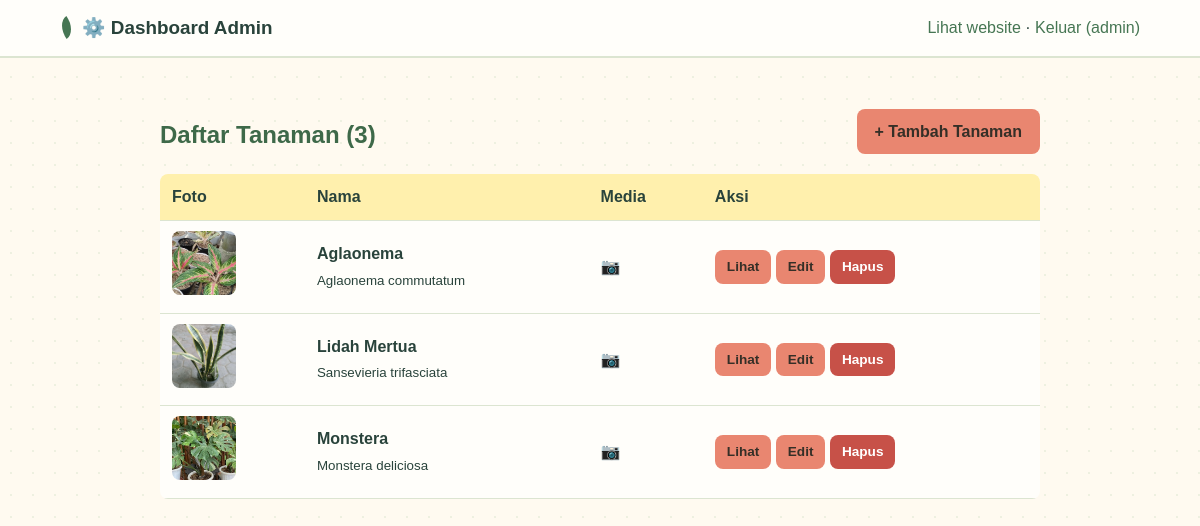
Screenshot of /kebun-hijau/admin/index.php (signed in) with the database file from the repository.
### tables this page shows
CREATE TABLE `tanaman` (
  `id` int NOT NULL,
  `nama` varchar(120) NOT NULL,
  `nama_latin` varchar(160) DEFAULT NULL,
  `ringkasan` varchar(255) DEFAULT NULL,
  `deskripsi` text,
  `perawatan` text,
  `foto` varchar(100) DEFAULT NULL,
  `video` varchar(100) DEFAULT NULL,
  `created_at` timestamp NULL DEFAULT CURRENT_TIMESTAMP,
  `karakteristik` text,
  `jenis` text,
  `manfaat` text
);

### kebun-hijau/admin/index.php (the view, shortened to what this page needs)
<?php require '../config.php';need_admin();
$rows=db()->query('SELECT * FROM tanaman ORDER BY id DESC')->fetchAll();
head('Dashboard Admin','../'); ?>
<header class="top"><a class="logo" href="index.php">⚙️ Dashboard Admin</a><span><a href="../index.php" target="_blank">Lihat website</a> · <a href="logout.php">Keluar (<?=e($_SESSION['admin'])?>)</a></span></header>
<main class="wrap wide">
<div class="bar"><h2>Daftar Tanaman (<?=count($rows)?>)</h2><a class="btn" href="form.php">+ Tambah Tanaman</a></div>
<div class="scroll"><table><tr><th>Foto</th><th>Nama</th><th>Media</th><th>Aksi</th></tr>
<?php foreach($rows as $r): ?><tr>
<td><?php if($r['foto']) echo '<img class="th" src="../uploads/'.e($r['foto']).'">'; else echo '🪴' ?></td>
<td><b><?=e($r['nama'])?></b><br><small><?=e($r['nama_latin'])?></small></td>
<td><?=$r['foto']?'📷 ':''?><?=($r['video']||$r['video_url'])?'🎬':''?></td>
<td class="act"><a class="btn s" href="../tanaman.php?id=<?=$r['id']?>" target="_blank">Lihat</a> <a class="btn s" href="form.php?id=<?=$r['id']?>">Edit</a>
<form method="post" onsubmit="return confirm('Hapus tanaman ini?')"><input type="hidden" name="t" value="<?=csrf()?>"><input type="hidden" name="id" value="<?=$r['id']?>"><button class="btn s red">Hapus</button></form></td></tr>
<?php endforeach ?></table></div></main></body></html>

### kebun-hijau/assets/style.css (style rules this page uses)
:root { --paper:#fffaf0;--ink:#29433b;--leaf:#467653;--mint:#e1f1dc;--lemon:#fff0ad;--peach:#f9dfd2;--sky:#dceff0;--pink:#f5e3e8;--white:#fffefa;--line:#dce5d1;--coral:#e98670 }
* { box-sizing:border-box }
body { margin:0;font-family:"Trebuchet MS",Verdana,sans-serif;background-color:var(--paper);background-image:radial-gradient(#bfd7b544 .8px,transparent .8px);background-size:22px 22px;color:var(--ink);line-height:1.6 }
a { color:var(--leaf);text-decoration:none }
.top { display:flex;justify-content:space-between;align-items:center;padding:13px 5vw;background:var(--white);border-bottom:2px solid var(--line);position:sticky;top:0;z-index:5 }
.logo { font-weight:800;font-size:1.18rem;color:var(--ink) }
.logo:before { content:"";display:inline-block;width:13px;height:19px;margin-right:9px;background:var(--leaf);border-radius:100% 0 100% 0;transform:rotate(-35deg);vertical-align:-3px }
input,textarea,button { font:inherit;padding:10px 12px;border:1px solid #cad8c5;border-radius:8px;background:var(--white);color:var(--ink);width:100% }
button,.btn { background:var(--coral);color:#352f27;border:0;cursor:pointer;width:auto;display:inline-block;padding:10px 18px;border-radius:8px;font-weight:700;transition:background-color .18s,transform .18s }
.wrap { max-width:820px;margin:0 auto;padding:30px 5vw }
.wrap.wide { max-width:1000px }
.wrap h1,.wrap h2 { color:#3e6949 }
.wrap h2 { margin-top:28px }
.bar { display:flex;justify-content:space-between;align-items:center;flex-wrap:wrap;gap:10px }
.scroll { overflow-x:auto }
table { width:100%;border-collapse:collapse;background:var(--white);border-radius:8px;overflow:hidden }
th,td { padding:10px 12px;border-bottom:1px solid var(--line);text-align:left }
th { background:var(--lemon) }
.th { width:64px;height:64px;object-fit:cover;border-radius:8px }
.act { white-space:nowrap }
.act form { display:inline }
.btn.s { padding:6px 12px;font-size:.85rem }
.red { background:#c75148;color:white }

### rows the page displays
tanaman: foto (picture), nama "Aglaonema", nama_latin "Aglaonema commutatum"
tanaman: foto (picture), nama "Lidah Mertua", nama_latin "Sansevieria trifasciata"
tanaman: foto (picture), nama "Monstera", nama_latin "Monstera deliciosa"

### other values shown
$_SESSION['admin'] "admin"
count($rows) "3"
